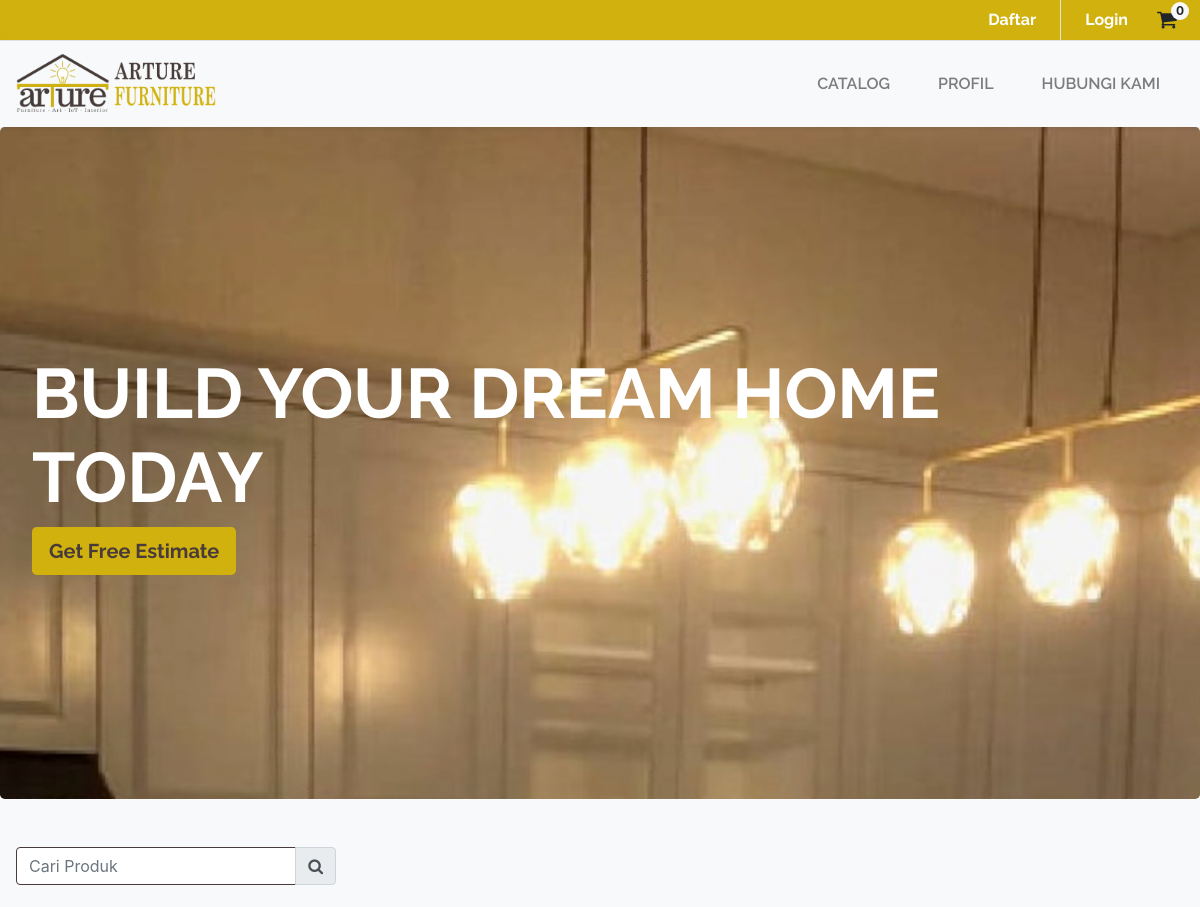
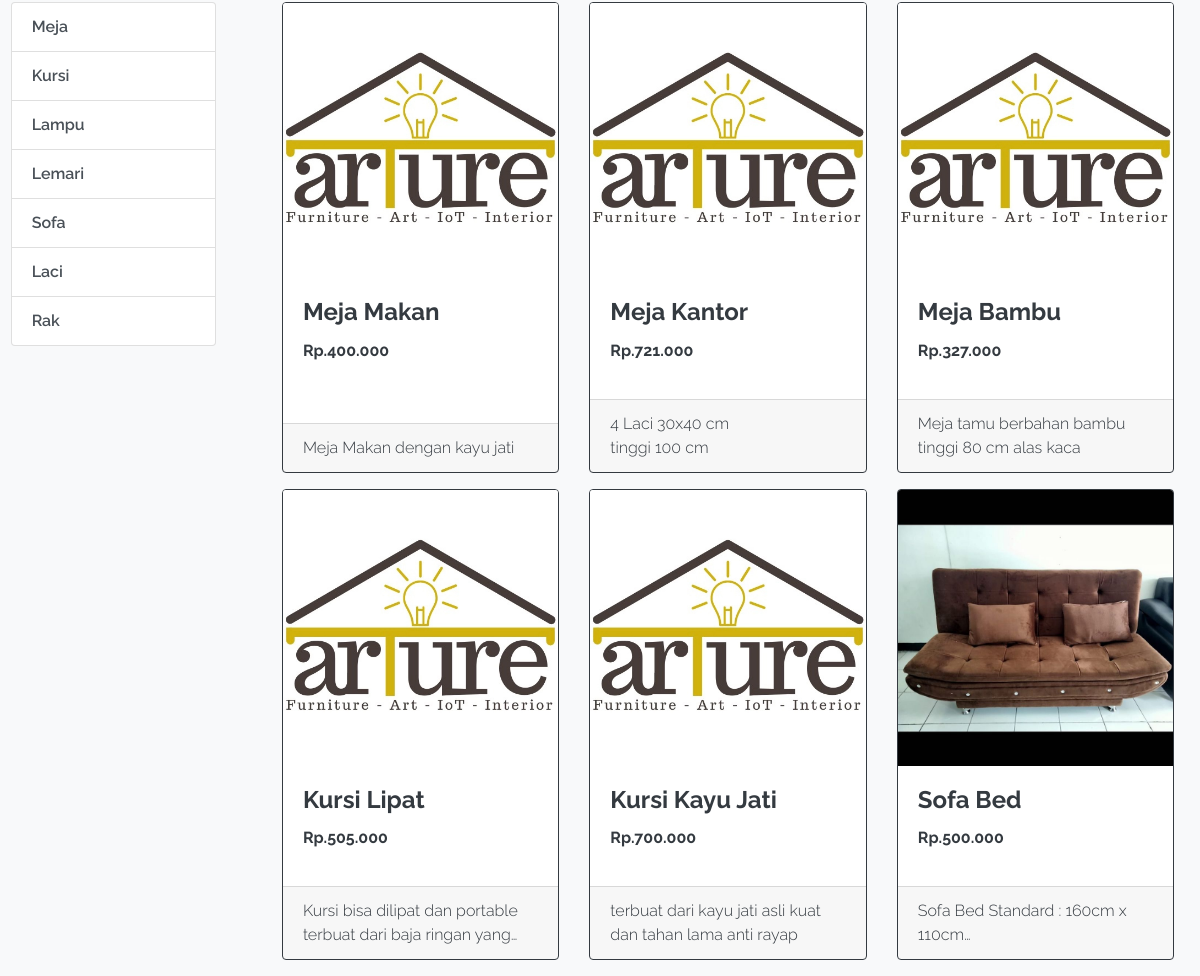
The page / on the database its author committed (2 pictures, top to bottom).
### tables this page shows
CREATE TABLE `kategori` (
  `id_kategori` int(11) NOT NULL,
  `kategori` text NOT NULL
);

CREATE TABLE `produk` (
  `id_produk` int(11) NOT NULL,
  `id_kategori` int(11) NOT NULL,
  `nama_produk` text NOT NULL,
  `harga_produk` text NOT NULL,
  `deskripsi` text NOT NULL,
  `gambar` text DEFAULT 'default.png',
  `tersedia` tinyint(1) NOT NULL DEFAULT 1
);

### app/database.php (called while the page is built, shortened)
<?php
class database
{
    var $hostname = "localhost";
    var $username = "root";
    var $password = "";
    var $db = "arture_furniture";
    function __construct()
    {
        $this->koneksi = mysqli_connect($this->hostname, $this->username, $this->password, $this->db);
    }
    function intToRupiah($angka)
    {
        $hasil_rupiah = "Rp." . number_format($angka, 0, ',', '.');
        return $hasil_rupiah;
    }
    function getDataProduk()
    {
        $query = "SELECT * from produk p inner join kategori k on p.id_kategori=k.id_kategori where tersedia='1' ORDER by p.id_produk;";
        $dataProduk = mysqli_query($this->koneksi, $query);
        if ($dataProduk) {
            if (mysqli_num_rows($dataProduk) > 0) {
                return $dataProduk;
            } else {
                return false;
            }
        } else {
            return false;
        }
    }
    function getDataKategori()
    {
        $query = "SELECT * from kategori";
        $dataKategori = mysqli_query($this->koneksi, $query);
        if ($dataKategori) {
            if (mysqli_num_rows($dataKategori) > 0) {
                return $dataKategori;
            } else {
                return false;
            }
        } else {
            return false;
        }
    }
}

### pages/guest/home.php (the view, shortened to what this page needs)
<?php
include $_SERVER['DOCUMENT_ROOT'] . '/pages/parts/navbars/guest-navbar.php';
$dataProduk = $db->getDataProduk();
$dataKategori = $db->getDataKategori();
?>
<div>
  <div class="jumbotron">
    <div class="spaces">
      <strong>
        <h1 id="quote">BUILD YOUR DREAM HOME TODAY</h1>
      </strong>
      <p class="lead">
        <a class="btn bg-emas-arture btn-lg" href="#" role="button"><strong>Get Free Estimate</strong></a>
      </p>
    </div>
  </div>
  <section id="catalog">
    <div class="mb-4 w-100 d-flex align-content-end bg-light">
      <form action="" method="get">
        <div class="input-group cariProduk-input-grup mt-3 ml-3 mr-3">
          <input type="search" class="form-control border-arture-coklat" name="cari" id="cariProduk" aria-label="Searching" placeholder="Cari Produk">
          <div class="input-group-append">
            <button type="submit" class="input-group-text btn"><i class="fa fa-search" aria-hidden="true"></i></button>
          </div>
        </div>
      </form>
    </div>
    <div class="row">
      <div class="d-none d-lg-block col-lg-2 p-0 mx-auto">
        <div class="list-group">
          <?php
          if ($dataKategori == false) {
          ?>
            <tr>
              <td>
                <div class="alert alert-danger">KATEGORI BELUM TERSEDIA, HARAP PERIKSA KEMBALI NANTI!</div>
              </td>
            </tr>
            <?php
          } else {
            while ($x = mysqli_fetch_array($dataKategori)) {
            ?>
              <a href="/?kategori=<?= $x['kategori'] ?>#catalog" class="list-group-item list-group-item-action"><?= $x['kategori'] ?></a>
          <?php
            }
          }
          ?>
        </div>
      </div>
      <div class="col-lg-9 col-md-12 col-sm-12 mx-auto">
        <div class="row">
          <?php
          if (isset($_GET['cari']) && $dataProduk == false) {
          ?>
            <tr>
              <td>
                <div class="alert alert-danger w-100 text-center"><i class="fa fa-frown-o fa-2x" aria-hidden="true"></i>
                  MAAF, PRODUK YANG ANDA CARI SAAT INI BELUM TERSEDIA.</div>
              </td>
            </tr>
            <?php
          } else {
            while ($x = mysqli_fetch_array($dataProduk)) {
            ?>
              <div class="col-lg-4 col-md-4 col-sm-6 mb-3">
                <a class="text-decoration-none text-dark" href="/?page=produk&produk=<?= $x['id_produk'] ?>">
                  <div class="card h-100 border-dark">
                    <img src="/assets/produk/<?= $x['gambar'] ?>" class="card-img-top" alt="<?= $x['nama_produk'] ?>">
                    <div class="card-body">
                      <h4 class="card-title font-weight-bold"><?= $x['nama_produk'] ?></h4>
                      <p class="font-weight-bold"><?= $db->intToRupiah($x['harga_produk']) ?></p>
                    </div>
                    <div class="card-footer">
                      <p class="card-text"><?= $x['deskripsi'] ?></p>
                    </div>
                  </div>
                </a>
              </div>
          <?php
            }
          }
          ?>
        </div>
      </div>
    </div>
  </section>
</div>

### rows shown on the page
kategori: kategori "Meja"
kategori: kategori "Kursi"
kategori: kategori "Lampu"
kategori: kategori "Lemari"
kategori: kategori "Sofa"
kategori: kategori "Laci"
kategori: kategori "Rak"
produk: gambar (placeholder picture), nama_produk "Meja Makan", harga_produk "Rp.400.000", deskripsi "Meja Makan dengan kayu jati"
produk: gambar (placeholder picture), nama_produk "Meja Kantor", harga_produk "Rp.721.000", deskripsi "4 Laci 30x40 cm tinggi 100 cm"
produk: gambar (placeholder picture), nama_produk "Meja Bambu", harga_produk "Rp.327.000", deskripsi "Meja tamu berbahan bambu tinggi 80 cm alas kaca"
produk: gambar (placeholder picture), nama_produk "Kursi Lipat", harga_produk "Rp.505.000", deskripsi "Kursi bisa dilipat dan portable terbuat dari baja ringan…"
produk: gambar (placeholder picture), nama_produk "Kursi Kayu Jati", harga_produk "Rp.700.000", deskripsi "terbuat dari kayu jati asli kuat dan tahan lama anti rayap"
produk: gambar (picture), nama_produk "Sofa Bed", harga_produk "Rp.500.000", deskripsi "Sofa Bed Standard : 160cm x 110cm"
